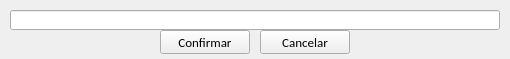
<?xml version="1.0" encoding="UTF-8"?>
<ui version="4.0">
 <class>tl_cadastrar_email</class>
 <widget class="QWidget" name="tl_cadastrar_email">
  <property name="windowModality">
   <enum>Qt::WindowModal</enum>
  </property>
  <property name="geometry">
   <rect>
    <x>0</x>
    <y>0</y>
    <width>510</width>
    <height>59</height>
   </rect>
  </property>
  <property name="font">
   <font>
    <family>Calibri</family>
    <pointsize>10</pointsize>
   </font>
  </property>
  <property name="windowTitle">
   <string>Form</string>
  </property>
  <property name="windowIcon">
   <iconset resource="imagens.qrc">
    <normaloff>:/img/logo_sex.png</normaloff>:/img/logo_sex.png</iconset>
  </property>
  <widget class="QLineEdit" name="lineEdit">
   <property name="geometry">
    <rect>
     <x>10</x>
     <y>10</y>
     <width>490</width>
     <height>20</height>
    </rect>
   </property>
  </widget>
  <widget class="QPushButton" name="btn_confirmar">
   <property name="geometry">
    <rect>
     <x>160</x>
     <y>30</y>
     <width>90</width>
     <height>24</height>
    </rect>
   </property>
   <property name="minimumSize">
    <size>
     <width>0</width>
     <height>24</height>
    </size>
   </property>
   <property name="maximumSize">
    <size>
     <width>90</width>
     <height>24</height>
    </size>
   </property>
   <property name="font">
    <font>
     <family>Calibri</family>
     <pointsize>10</pointsize>
    </font>
   </property>
   <property name="text">
    <string>Confirmar</string>
   </property>
   <property name="icon">
    <iconset resource="imagens.qrc">
     <normaloff>:/img/1345902916_camera_test.png</normaloff>:/img/1345902916_camera_test.png</iconset>
   </property>
   <property name="iconSize">
    <size>
     <width>20</width>
     <height>20</height>
    </size>
   </property>
  </widget>
  <widget class="QPushButton" name="pushButton">
   <property name="geometry">
    <rect>
     <x>260</x>
     <y>30</y>
     <width>90</width>
     <height>24</height>
    </rect>
   </property>
   <property name="minimumSize">
    <size>
     <width>0</width>
     <height>24</height>
    </size>
   </property>
   <property name="maximumSize">
    <size>
     <width>90</width>
     <height>24</height>
    </size>
   </property>
   <property name="font">
    <font>
     <family>Calibri</family>
     <pointsize>10</pointsize>
    </font>
   </property>
   <property name="text">
    <string>Cancelar</string>
   </property>
   <property name="icon">
    <iconset resource="imagens.qrc">
     <normaloff>:/img/1345902747_button_cancel.png</normaloff>:/img/1345902747_button_cancel.png</iconset>
   </property>
   <property name="iconSize">
    <size>
     <width>20</width>
     <height>200</height>
    </size>
   </property>
  </widget>
 </widget>
 <resources>
  <include location="imagens.qrc"/>
 </resources>
 <connections/>
</ui>
